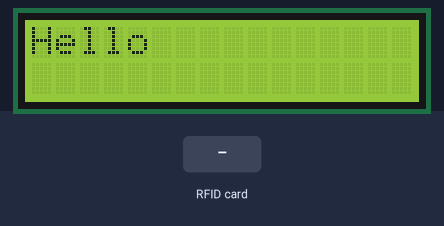
Bench run of a sketch on a simulated Arduino Uno, built with avr-gcc and run on an emulated ATmega328P. Parts: 16×2 character LCD. The inputs (shaded band) are chosen by the test bench.

Above: at 0.2 s.
At 4.3 s:
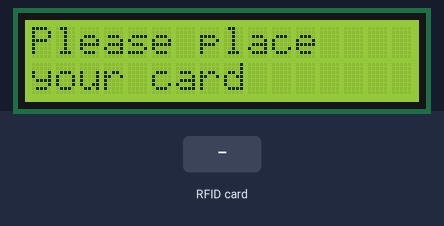
4.4 s: RFID card 5E 7A 19 C4 held to the reader
At 6.2 s:
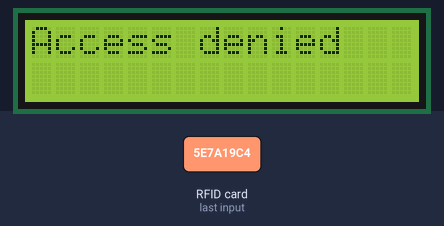
Timing chart, 0 to 7.7 s (numbered marks = the images above; inputs shaded):
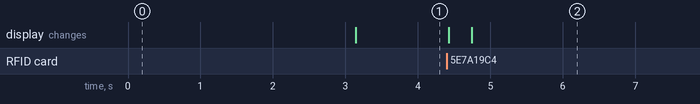

Measured:
- after the input at 4.4 s, the display: first changes at once (image 2 shows a later state)

The sketch:

RamezEtSidki.ino
```cpp
//Code for reading RFID Tag/Card and giving access or not to it
//SurtrTech Youtube channel

#include <LiquidCrystal_I2C.h>
#include <RFID.h> //RFID library

#define SS_PIN 10 //SDA pin
#define RST_PIN 9 //Reset pin
#define I2C_ADDR 0x27 //I2c Address
#define BACKLIGHT_PIN 3
#define En_pin 2
#define Rw_pin 1
#define Rs_pin 0
#define D4_pin 4
#define D5_pin 5
#define D6_pin 6
#define D7_pin 7

int serNum[5];
int cards[][5] = {
   {35,231,84,0,144},{122, 223, 114, 130, 85} // Authorized Card ID, You can add others if you want after the last comma like {x1,x2,x3,x4,x5},{y1,y2,y3,y4,y5},
    };
bool access = false;

LiquidCrystal_I2C lcd(I2C_ADDR,En_pin,Rw_pin,Rs_pin,D4_pin,D5_pin,D6_pin,D7_pin);

RFID rfid(SS_PIN, RST_PIN);


void setup() {
  Serial.begin(9600);
  SPI.begin();
  rfid.init();
  lcd.begin (16,2);
  lcd.setBacklightPin(BACKLIGHT_PIN,POSITIVE);
  lcd.setBacklight(HIGH);
  lcd.home ();
  lcd.print("Hello"); //Showing hello on the screen of 3s
  delay(3000);
  lcd.clear();
  lcd.print("Please place");
  lcd.setCursor(0,1);
  lcd.print("your card");
  }


void loop() {
    if (rfid.isCard()) { //Waiting for a Tag/Card to be near the RFID antenna
        if (rfid.readCardSerial()) { //If there is a RFID card
          lcd.clear(); //Clearing lcd screen from previous value

              for(int x = 0; x < sizeof(cards); x++){
                    for(int i = 0; i < sizeof(rfid.serNum); i++ ){ //These two loops are for comparing the card ID with authorized ID's we set before
                  if(rfid.serNum[i] != cards[x][i]) {
                      access = false; //If one number is different from the authorized card, access become false
                      break;
                  } else {
                      access = true;
                  }
              }
              if(access) break;
            }

             }


             delay(300);
             if(access){ //If acces is given do the following instructions, I just show a simple message, you can turn on a LED
              lcd.clear();// Or activate a relay to unlock a real door or something...
              lcd.setCursor(0,0);
              lcd.print("Access granted");

 }
  else{
    lcd.clear();
    lcd.setCursor(0,0);
    lcd.print("Access denied");
  }
              delay(5000);//After 5s we show the first message again to be on standby
              lcd.clear();
              lcd.print("Please place");
              lcd.setCursor(0,1);
              lcd.print("your card");
             }
          }
```
